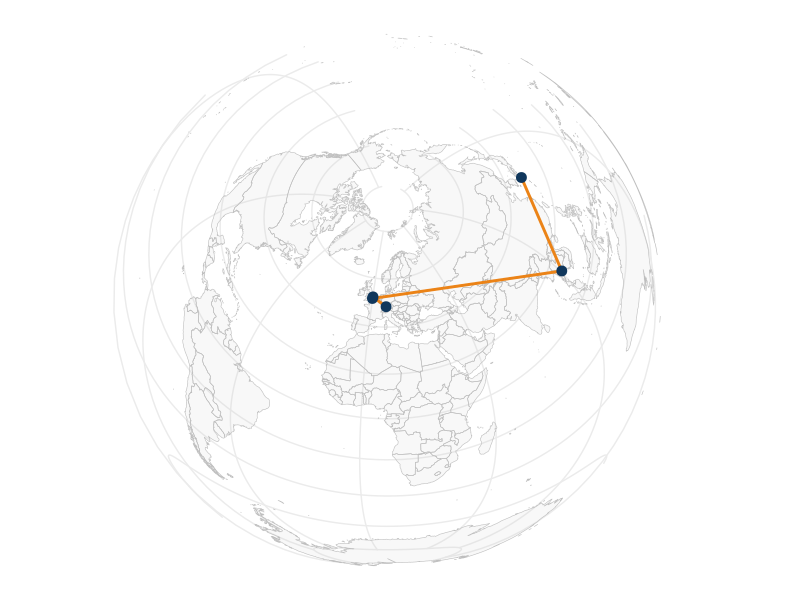

Here is the R script that generated this plot:
## ---- chunk 1
#| label: load-packages
#| include: false
library(rnaturalearth)
library(rnaturalearthdata)
library(ggplot2)
library(sf)
library(tidyverse)
## ---- chunk 2
#| label: plot-map
#| warning: false
#| echo: false
world <- ne_countries(scale = "medium", returnclass = "sf")

events <- tribble(
  ~event, ~lat, ~lng,
  "born", 31.5969, 130.5571,
  "school", 13.7563, 100.5018,
  "undergrad", 51.5072, -0.1276,
  "masters", 52.1951, 0.1313,
  "current/PhD", 48.5216, 9.0576
)

events_sf <- st_as_sf(events, coords = c("lng", "lat"), crs = 4326)

# Create a line connecting the points
event_lines <- st_linestring(as.matrix(events[, c("lng", "lat")])) |>
  st_sfc(crs = 4326) |>
  st_sf()

# Plot the map with points and connecting lines
ggplot() +
  geom_sf(data = world, fill = "grey", alpha = 0.1, color = "grey") +  # World map
  geom_sf(data = event_lines, color = "#EB8317", linewidth = 1) +       # Line connecting events
  geom_sf(data = events_sf, aes(color = event), colour = "#10375C", size = 3) +     # Points for events
  # coord_sf(crs = "+proj=aitoff") +
  coord_sf(crs = "+proj=laea +lat_0=52 +lon_0=10 +x_0=4321000 +y_0=3210000 +ellps=GRS80 +units=m +no_defs ") +
  theme_minimal() +
  theme(panel.background = element_blank())
